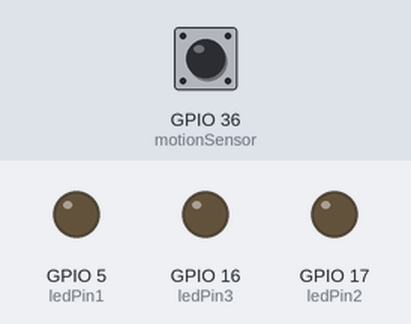
Recording of a sketch running on a simulated ESP32. Shown: output pins drawn as LEDs (lit = HIGH). Inputs (shaded band) come from the test bench; at power-on: GPIO 36 (motionSensor) LOW. What the sketch prints to the serial monitor is not drawn.

Above: at 1.2 s.
1.3 s: GPIO 36 (motionSensor) driven HIGH
At 1.9 s:
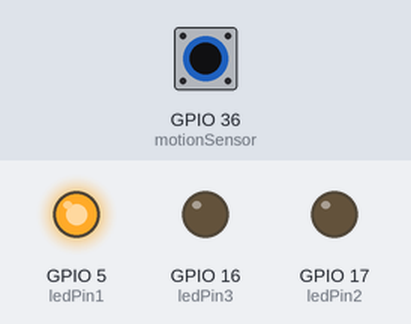
2.8 s: GPIO 36 (motionSensor) pulsed LOW 2 times (0.12 s each, 0.3 s apart)
At 4.1 s:
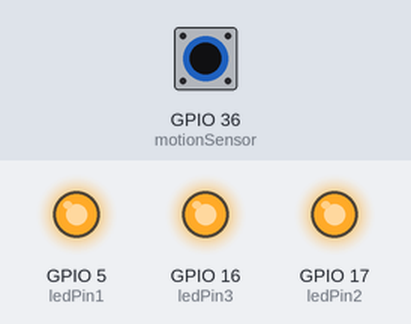
At 21.7 s:
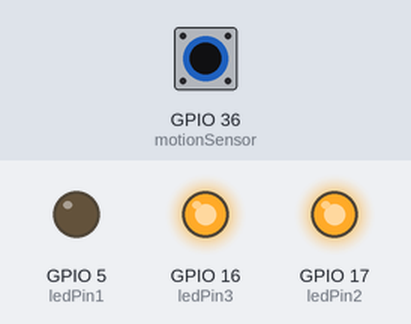
Timing chart, 0 to 23.5 s (numbered marks = the images above; inputs shaded):
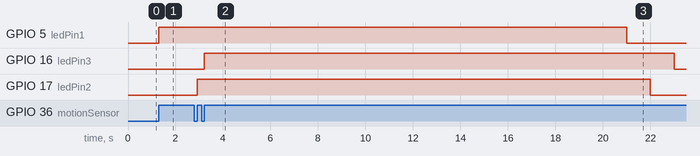

The sketch:

TaskC.ino
```cpp
const int ledPin1 = 5; // 5 corresponds to GPIO16
const int ledPin2 = 17; // 17 corresponds to GPIO17
const int ledPin3 = 16; // 6 corresponds to GPIO5
const int motionSensor = 36;

unsigned long ledTime1 = 0;
unsigned long ledTime2 = 0;
unsigned long ledTime3 = 0;
unsigned long nowTime = 0;
int count = 0;

void IRAM_ATTR detectsMovement() {
  Serial.print(count+1);
  Serial.println("번째 감지");
  if (count == 0){
    digitalWrite(ledPin1, HIGH);
    ledTime1 = nowTime;
  }
  else if (count == 1){
    digitalWrite(ledPin2, HIGH);
    ledTime2 = nowTime;
  }
  else if (count == 2){
    digitalWrite(ledPin3, HIGH);
    ledTime3 = nowTime;
  }
  count = (count+1)%3;

}
void setup() {
  Serial.begin(115200);
  // put your setup code here, to run once:
  pinMode(ledPin1, OUTPUT);
  pinMode(ledPin2, OUTPUT);
  pinMode(ledPin3, OUTPUT);
  pinMode(motionSensor, INPUT_PULLUP);
  attachInterrupt(digitalPinToInterrupt(motionSensor), detectsMovement, RISING);

}

void loop() {
  nowTime = millis();
  // put your main code here, to run repeatedly:
  if (nowTime - ledTime1 >= 20000) {
    digitalWrite(ledPin1, LOW);
  }
  if (nowTime - ledTime2 >= 20000) {
    digitalWrite(ledPin2, LOW);
  }
  if (nowTime - ledTime3 >= 20000) {
    digitalWrite(ledPin3, LOW);
  }
//  Serial.println(nowTime);
//  Serial.println(ledTime1);
//  Serial.println(ledTime2);
//  Serial.println(ledTime3);
  delay(1000);
}
```

Measured:
- after the input at 1.3 s, GPIO 5 (ledPin1): LOW → HIGH at once
- after the input at 2.8 s, GPIO 16 (ledPin3): LOW → HIGH after 0.42 s, → LOW 19.8 s later; GPIO 17 (ledPin2): LOW → HIGH after 0.12 s, → LOW 19.1 s later
